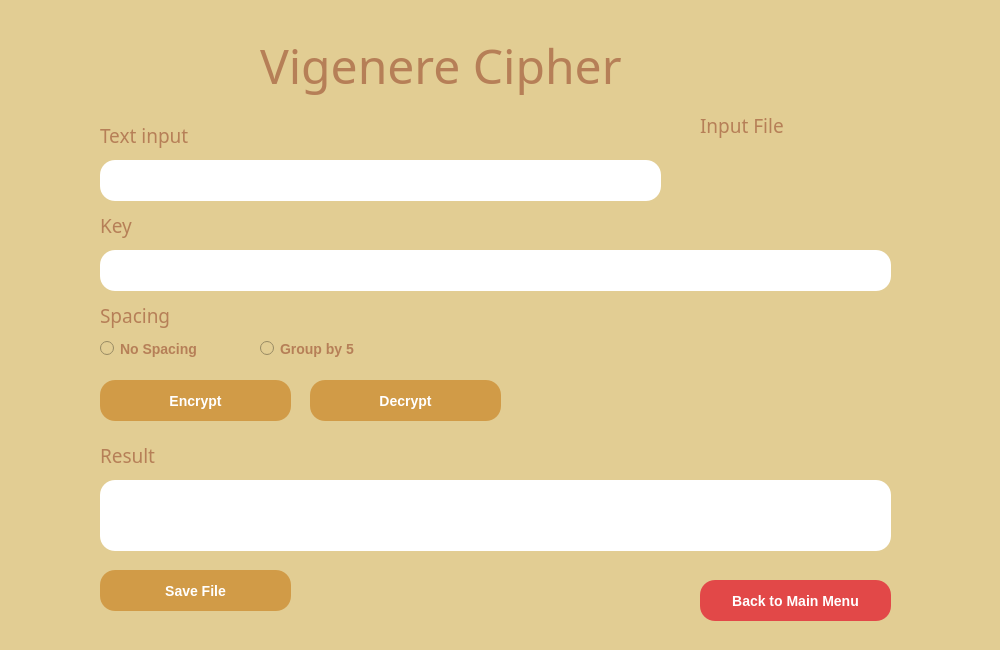
<?xml version="1.0" encoding="UTF-8"?>
<ui version="4.0">
 <class>MainWindow</class>
 <widget class="QMainWindow" name="MainWindow">
  <property name="geometry">
   <rect>
    <x>0</x>
    <y>0</y>
    <width>1000</width>
    <height>650</height>
   </rect>
  </property>
  <property name="windowTitle">
   <string>MainWindow</string>
  </property>
  <property name="styleSheet">
   <string notr="true">background: #E2CD93;</string>
  </property>
  <widget class="QWidget" name="centralwidget">
   <widget class="QPushButton" name="DecryptPushButton">
    <property name="geometry">
     <rect>
      <x>310</x>
      <y>380</y>
      <width>191</width>
      <height>41</height>
     </rect>
    </property>
    <property name="font">
     <font>
      <pointsize>-1</pointsize>
      <weight>87</weight>
      <italic>false</italic>
      <bold>true</bold>
     </font>
    </property>
    <property name="styleSheet">
     <string notr="true">background: #D19B47;
border-radius: 15px;

font-style: normal;
font-weight: 700;
font-size: 14px;
line-height: 49px;
text-align: center;

color: #FFFFFF;</string>
    </property>
    <property name="text">
     <string>Decrypt</string>
    </property>
   </widget>
   <widget class="QLabel" name="Judul">
    <property name="geometry">
     <rect>
      <x>260</x>
      <y>30</y>
      <width>451</width>
      <height>71</height>
     </rect>
    </property>
    <property name="font">
     <font>
      <family>Copperplate Gothic Bold</family>
      <pointsize>36</pointsize>
     </font>
    </property>
    <property name="styleSheet">
     <string notr="true">text-align : center;
color: #B67F57;</string>
    </property>
    <property name="text">
     <string>Vigenere Cipher</string>
    </property>
   </widget>
   <widget class="QPushButton" name="encryptPushButton">
    <property name="geometry">
     <rect>
      <x>100</x>
      <y>380</y>
      <width>191</width>
      <height>41</height>
     </rect>
    </property>
    <property name="font">
     <font>
      <pointsize>-1</pointsize>
      <weight>87</weight>
      <italic>false</italic>
      <bold>true</bold>
     </font>
    </property>
    <property name="styleSheet">
     <string notr="true">background: #D19B47;
border-radius: 15px;

font-style: normal;
font-weight: 700;
font-size: 14px;
line-height: 49px;
text-align: center;
letter-spacing: 0.2em;
color: #FFFFFF;</string>
    </property>
    <property name="text">
     <string>Encrypt</string>
    </property>
   </widget>
   <widget class="QTextEdit" name="TextInput">
    <property name="geometry">
     <rect>
      <x>100</x>
      <y>160</y>
      <width>561</width>
      <height>41</height>
     </rect>
    </property>
    <property name="styleSheet">
     <string notr="true">background-color : white;
border-radius : 15px;</string>
    </property>
    <property name="html">
     <string>&lt;!DOCTYPE HTML PUBLIC &quot;-//W3C//DTD HTML 4.0//EN&quot; &quot;http://www.w3.org/TR/REC-html40/strict.dtd&quot;&gt;
&lt;html&gt;&lt;head&gt;&lt;meta name=&quot;qrichtext&quot; content=&quot;1&quot; /&gt;&lt;style type=&quot;text/css&quot;&gt;
p, li { white-space: pre-wrap; }
&lt;/style&gt;&lt;/head&gt;&lt;body style=&quot; font-family:'MS Shell Dlg 2'; font-size:8.25pt; font-weight:400; font-style:normal;&quot;&gt;
&lt;p style=&quot;-qt-paragraph-type:empty; margin-top:0px; margin-bottom:0px; margin-left:0px; margin-right:0px; -qt-block-indent:0; text-indent:0px; font-size:14pt;&quot;&gt;&lt;br /&gt;&lt;/p&gt;&lt;/body&gt;&lt;/html&gt;</string>
    </property>
   </widget>
   <widget class="QLabel" name="textInput_label">
    <property name="geometry">
     <rect>
      <x>100</x>
      <y>100</y>
      <width>111</width>
      <height>71</height>
     </rect>
    </property>
    <property name="font">
     <font>
      <family>Copperplate Gothic Bold</family>
      <pointsize>14</pointsize>
     </font>
    </property>
    <property name="styleSheet">
     <string notr="true">text-align : center;
color: #B67F57;</string>
    </property>
    <property name="text">
     <string>Text input</string>
    </property>
   </widget>
   <widget class="QLabel" name="keyLabel">
    <property name="geometry">
     <rect>
      <x>100</x>
      <y>190</y>
      <width>41</width>
      <height>71</height>
     </rect>
    </property>
    <property name="font">
     <font>
      <family>Copperplate Gothic Bold</family>
      <pointsize>14</pointsize>
     </font>
    </property>
    <property name="styleSheet">
     <string notr="true">text-align : center;
color: #B67F57;</string>
    </property>
    <property name="text">
     <string>Key</string>
    </property>
   </widget>
   <widget class="QTextEdit" name="KeyInput">
    <property name="geometry">
     <rect>
      <x>100</x>
      <y>250</y>
      <width>791</width>
      <height>41</height>
     </rect>
    </property>
    <property name="styleSheet">
     <string notr="true">background-color : white;
border-radius : 15px;</string>
    </property>
    <property name="html">
     <string>&lt;!DOCTYPE HTML PUBLIC &quot;-//W3C//DTD HTML 4.0//EN&quot; &quot;http://www.w3.org/TR/REC-html40/strict.dtd&quot;&gt;
&lt;html&gt;&lt;head&gt;&lt;meta name=&quot;qrichtext&quot; content=&quot;1&quot; /&gt;&lt;style type=&quot;text/css&quot;&gt;
p, li { white-space: pre-wrap; }
&lt;/style&gt;&lt;/head&gt;&lt;body style=&quot; font-family:'MS Shell Dlg 2'; font-size:8.25pt; font-weight:400; font-style:normal;&quot;&gt;
&lt;p style=&quot;-qt-paragraph-type:empty; margin-top:0px; margin-bottom:0px; margin-left:0px; margin-right:0px; -qt-block-indent:0; text-indent:0px; font-size:14pt;&quot;&gt;&lt;br /&gt;&lt;/p&gt;&lt;/body&gt;&lt;/html&gt;</string>
    </property>
   </widget>
   <widget class="QLabel" name="ResultLabel">
    <property name="geometry">
     <rect>
      <x>100</x>
      <y>420</y>
      <width>451</width>
      <height>71</height>
     </rect>
    </property>
    <property name="font">
     <font>
      <family>Copperplate Gothic Bold</family>
      <pointsize>14</pointsize>
     </font>
    </property>
    <property name="styleSheet">
     <string notr="true">text-align : center;
color: #B67F57;</string>
    </property>
    <property name="text">
     <string>Result</string>
    </property>
   </widget>
   <widget class="QLabel" name="textInput_label_4">
    <property name="geometry">
     <rect>
      <x>700</x>
      <y>90</y>
      <width>111</width>
      <height>71</height>
     </rect>
    </property>
    <property name="font">
     <font>
      <family>Copperplate Gothic Bold</family>
      <pointsize>14</pointsize>
     </font>
    </property>
    <property name="styleSheet">
     <string notr="true">text-align : center;
color: #B67F57;</string>
    </property>
    <property name="text">
     <string>Input File</string>
    </property>
   </widget>
   <widget class="QLabel" name="SpacingLabel">
    <property name="geometry">
     <rect>
      <x>100</x>
      <y>280</y>
      <width>91</width>
      <height>71</height>
     </rect>
    </property>
    <property name="font">
     <font>
      <family>Copperplate Gothic Bold</family>
      <pointsize>14</pointsize>
     </font>
    </property>
    <property name="styleSheet">
     <string notr="true">text-align : center;
color: #B67F57;</string>
    </property>
    <property name="text">
     <string>Spacing</string>
    </property>
   </widget>
   <widget class="QRadioButton" name="NoSpacingRadioButton">
    <property name="geometry">
     <rect>
      <x>100</x>
      <y>340</y>
      <width>121</width>
      <height>17</height>
     </rect>
    </property>
    <property name="font">
     <font>
      <pointsize>-1</pointsize>
      <weight>87</weight>
      <italic>false</italic>
      <bold>true</bold>
     </font>
    </property>
    <property name="styleSheet">
     <string notr="true">font-style: normal;
font-weight: 700;
font-size: 14px;
line-height: 32px;

color: #B67F57;
</string>
    </property>
    <property name="text">
     <string>No Spacing</string>
    </property>
   </widget>
   <widget class="QRadioButton" name="GroupBy5radioButton">
    <property name="geometry">
     <rect>
      <x>260</x>
      <y>340</y>
      <width>121</width>
      <height>17</height>
     </rect>
    </property>
    <property name="font">
     <font>
      <pointsize>-1</pointsize>
      <weight>87</weight>
      <italic>false</italic>
      <bold>true</bold>
     </font>
    </property>
    <property name="styleSheet">
     <string notr="true">font-style: normal;
font-weight: 700;
font-size: 14px;
line-height: 32px;

color: #B67F57;
</string>
    </property>
    <property name="text">
     <string>Group by 5</string>
    </property>
   </widget>
   <widget class="QPushButton" name="encryptPushButton_2">
    <property name="geometry">
     <rect>
      <x>100</x>
      <y>570</y>
      <width>191</width>
      <height>41</height>
     </rect>
    </property>
    <property name="font">
     <font>
      <pointsize>-1</pointsize>
      <weight>87</weight>
      <italic>false</italic>
      <bold>true</bold>
     </font>
    </property>
    <property name="styleSheet">
     <string notr="true">background: #D19B47;
border-radius: 15px;

font-style: normal;
font-weight: 700;
font-size: 14px;
line-height: 49px;
text-align: center;
letter-spacing: 0.2em;
color: #FFFFFF;</string>
    </property>
    <property name="text">
     <string>Save File</string>
    </property>
   </widget>
   <widget class="QPushButton" name="DecryptPushButton_2">
    <property name="geometry">
     <rect>
      <x>700</x>
      <y>580</y>
      <width>191</width>
      <height>41</height>
     </rect>
    </property>
    <property name="font">
     <font>
      <pointsize>-1</pointsize>
      <weight>87</weight>
      <italic>false</italic>
      <bold>true</bold>
     </font>
    </property>
    <property name="styleSheet">
     <string notr="true">background: #E24848;
border-radius: 15px;

font-style: normal;
font-weight: 700;
font-size: 14px;
line-height: 49px;
text-align: center;

color: #FFFFFF;</string>
    </property>
    <property name="text">
     <string>Back to Main Menu</string>
    </property>
   </widget>
   <widget class="QTextBrowser" name="textBrowser_2">
    <property name="geometry">
     <rect>
      <x>100</x>
      <y>480</y>
      <width>791</width>
      <height>71</height>
     </rect>
    </property>
    <property name="styleSheet">
     <string notr="true">background : white;
border-radius : 15px;</string>
    </property>
    <property name="html">
     <string>&lt;!DOCTYPE HTML PUBLIC &quot;-//W3C//DTD HTML 4.0//EN&quot; &quot;http://www.w3.org/TR/REC-html40/strict.dtd&quot;&gt;
&lt;html&gt;&lt;head&gt;&lt;meta name=&quot;qrichtext&quot; content=&quot;1&quot; /&gt;&lt;style type=&quot;text/css&quot;&gt;
p, li { white-space: pre-wrap; }
&lt;/style&gt;&lt;/head&gt;&lt;body style=&quot; font-family:'MS Shell Dlg 2'; font-size:8.25pt; font-weight:400; font-style:normal;&quot;&gt;
&lt;p style=&quot;-qt-paragraph-type:empty; margin-top:0px; margin-bottom:0px; margin-left:0px; margin-right:0px; -qt-block-indent:0; text-indent:0px;&quot;&gt;&lt;br /&gt;&lt;/p&gt;&lt;/body&gt;&lt;/html&gt;</string>
    </property>
   </widget>
   <zorder>SpacingLabel</zorder>
   <zorder>ResultLabel</zorder>
   <zorder>keyLabel</zorder>
   <zorder>DecryptPushButton</zorder>
   <zorder>Judul</zorder>
   <zorder>encryptPushButton</zorder>
   <zorder>textInput_label</zorder>
   <zorder>TextInput</zorder>
   <zorder>KeyInput</zorder>
   <zorder>textInput_label_4</zorder>
   <zorder>NoSpacingRadioButton</zorder>
   <zorder>GroupBy5radioButton</zorder>
   <zorder>encryptPushButton_2</zorder>
   <zorder>DecryptPushButton_2</zorder>
   <zorder>textBrowser_2</zorder>
  </widget>
  <widget class="QStatusBar" name="statusbar"/>
 </widget>
 <resources/>
 <connections/>
</ui>
